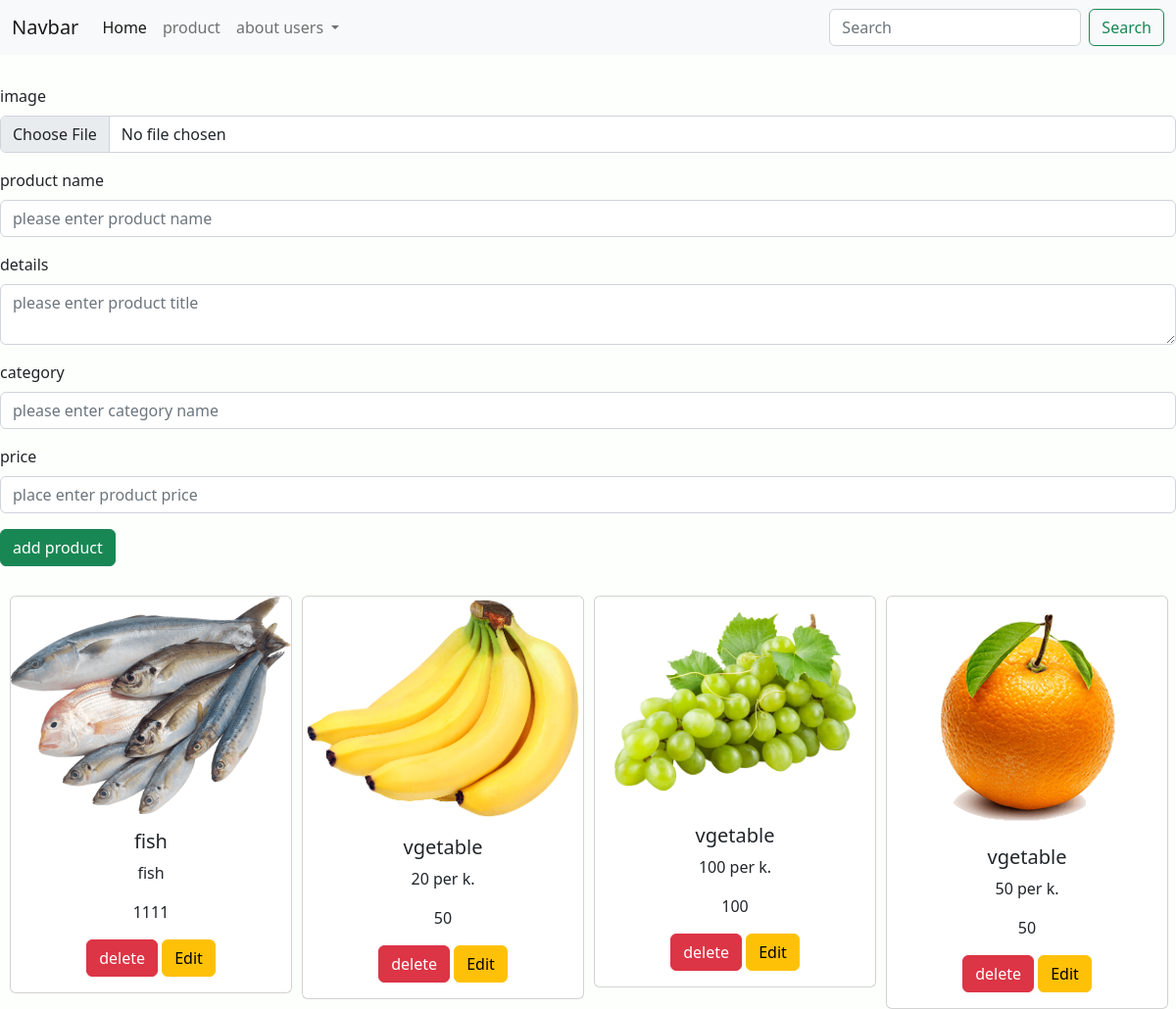
Page /product.php (signed in) on the committed database.
### tables this page shows
CREATE TABLE `product` (
  `id` int(100) NOT NULL,
  `name` varchar(100) NOT NULL,
  `category` varchar(100) NOT NULL,
  `details` varchar(500) NOT NULL,
  `price` int(100) NOT NULL,
  `image` varchar(100) NOT NULL
);

### product.php (the view, shortened to what this page needs)
<?php
    require_once('config.php');
    if(!isset($_SESSION['admin'])){
        header('location:index.php');
    }else{
        $id = $_SESSION['admin'];
        $select = $db->prepare("SELECT * FROM `users` WHERE id = ?");
        $select->execute([$id]);
        $row = $select->fetch(PDO::FETCH_ASSOC);
        extract($row);
?>
<!DOCTYPE html>
<html lang="en">
<head>
    <link rel="stylesheet" href="https://cdnjs.cloudflare.com/ajax/libs/font-awesome/6.1.1/css/all.min.css" />
    <link href="https://cdn.jsdelivr.net/npm/bootstrap@5.2.0-beta1/dist/css/bootstrap.min.css" rel="stylesheet">
    <link rel="stylesheet" href="style.css">
</head>
<body>
        <?php include_once('header.php');?>
        <section class="products">
        <form enctype="multipart/form-data" method="post">
            <div class="mb-3">
                <label class="form-label">image</label>
                <input type="file" class="form-control" name="image" placeholder="please enter image">
            </div>
            <div class="mb-3">
                <label  class="form-label">product name</label>
                <input type="text" class="form-control" name="product_name" placeholder="please enter product name">
            </div>
            <div class="mb-3">
                <label  class="form-label">details</label>
                <textarea type="text" class="form-control" name="details" placeholder="please enter product title"></textarea>
            </div>
            <div class="mb-3">
                <label  class="form-label">category</label>
                <input type="text" class="form-control" name="category" placeholder="please enter category name">
            </div>
            <div class="mb-3">
                <label  class="form-label">price</label>
                <input type="number" min="0" max="99999" class="form-control" name="price" placeholder="place enter product price">
            </div>
            <button type="submit" name="add_product" class="btn btn-success">add product</button>
        </form>
        </section>
        <section class="productadded" style="margin-top: 30px;">
            <?php
                $select_product = $db->prepare("SELECT * FROM `product`");
                $select_product->execute();
                while($row = $select_product->fetch(PDO::FETCH_ASSOC)){
            ?>
            <div class="cards">
                <div class="card" style="width: 18rem;">
                    <img src="upload_image/<?php echo  $row['image']?>" class="card-img-top" alt="...">
                    <div class="card-body">
                        <h5 class="card-title"><?php echo $row['category']?></h5>
                        <p class="card-text"><?php echo $row['details']?></p>
                        <p class="card-text"><?php echo $row['price']?></p>
                        <a href="?delete=<?php echo $row['id']?>" class="btn btn-danger">delete</a>
                        <a href="update_product.php?update=<?php echo $row['id']?>" class="btn btn-warning">Edit</a>
                    </div>
                </div>
            </div>
            <?php } ?>
        </section>
</body>
</html>
<?php } ?>

### header.php (shortened to what this page needs)
<header class="heder">
        <nav class="navbar navbar-expand-lg bg-light">
            <div class="container-fluid">
                <a class="navbar-brand" href="#">Navbar</a>
                <div class="collapse navbar-collapse" id="navbarSupportedContent">
                <ul class="navbar-nav me-auto mb-2 mb-lg-0">
                    <li class="nav-item">
                        <a class="nav-link active" aria-current="page" href="admin.php">Home</a>
                    </li>
                    <li class="nav-item">
                        <a class="nav-link" href="product.php">product</a>
                    </li>
                    <li class="nav-item dropdown">
                    <a class="nav-link dropdown-toggle" href="#" id="navbarDropdown" role="button" data-bs-toggle="dropdown" aria-expanded="false">
                        about users
                    </a>
                </ul>
                <form class="d-flex" role="search">
                    <input class="form-control me-2" type="search" placeholder="Search" aria-label="Search">
                    <button class="btn btn-outline-success" name="search" type="submit">Search</button>
                </form>
                </div>
            </div>
        </nav>
       </header>

### style.css (style rules this page uses)
body { margin: 0; padding: 0; box-sizing: border-box; background-color: #FDFFFC; }
section { max-width: 1200px; margin: 0 auto; margin-top: 30px; }
.cards .card { height: 30%; width: 50%; margin-left: 10px; }
.cards .card .card-body { text-align: center; }
.productadded { margin-top: 120px; margin: 0 auto; }
.productadded .cards { display: block; float: left; }
.productadded .cards::after { content: ""; clear: both; display: table; }

### rows in the picture
product: image (picture), category "fish", details "fish", price "1111"
product: image (picture), category "vgetable", details "20 per k.", price "50"
product: image (picture), category "vgetable", details "100 per k.", price "100"
product: image (picture), category "vgetable", details "50 per k.", price "50"
